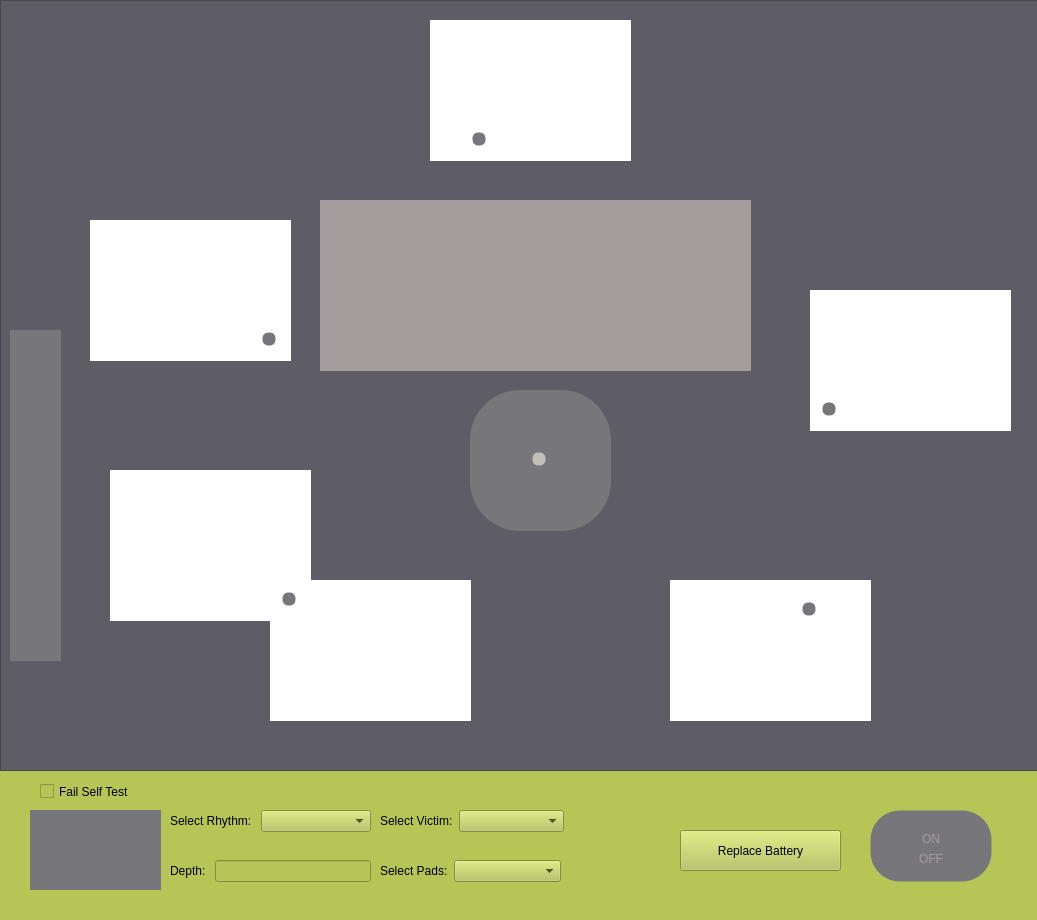
<?xml version="1.0" encoding="UTF-8"?>
<ui version="4.0">
 <class>MainWindow</class>
 <widget class="QMainWindow" name="MainWindow">
  <property name="geometry">
   <rect>
    <x>0</x>
    <y>0</y>
    <width>1037</width>
    <height>920</height>
   </rect>
  </property>
  <property name="windowTitle">
   <string>MainWindow</string>
  </property>
  <property name="styleSheet">
   <string notr="true">background-color: rgb(183, 197, 86);</string>
  </property>
  <widget class="QWidget" name="centralwidget">
   <widget class="QFrame" name="frame">
    <property name="geometry">
     <rect>
      <x>0</x>
      <y>0</y>
      <width>1041</width>
      <height>771</height>
     </rect>
    </property>
    <property name="styleSheet">
     <string notr="true">background-color: rgb(94, 92, 100);</string>
    </property>
    <property name="frameShape">
     <enum>QFrame::StyledPanel</enum>
    </property>
    <property name="frameShadow">
     <enum>QFrame::Raised</enum>
    </property>
    <widget class="QWidget" name="display" native="true">
     <property name="geometry">
      <rect>
       <x>320</x>
       <y>200</y>
       <width>431</width>
       <height>171</height>
      </rect>
     </property>
     <property name="styleSheet">
      <string notr="true">background-color: rgb(164, 157, 157);</string>
     </property>
     <widget class="QLabel" name="shock_count">
      <property name="geometry">
       <rect>
        <x>0</x>
        <y>0</y>
        <width>121</width>
        <height>16</height>
       </rect>
      </property>
      <property name="styleSheet">
       <string notr="true">font: 10pt &quot;Source Code Pro&quot;;</string>
      </property>
      <property name="text">
       <string/>
      </property>
     </widget>
     <widget class="QLabel" name="elapsed_time">
      <property name="geometry">
       <rect>
        <x>230</x>
        <y>0</y>
        <width>201</width>
        <height>20</height>
       </rect>
      </property>
      <property name="styleSheet">
       <string notr="true">font: 10pt &quot;Source Code Pro&quot;;</string>
      </property>
      <property name="text">
       <string/>
      </property>
      <property name="alignment">
       <set>Qt::AlignRight|Qt::AlignTrailing|Qt::AlignVCenter</set>
      </property>
     </widget>
     <widget class="QLabel" name="visual_prompt">
      <property name="geometry">
       <rect>
        <x>0</x>
        <y>130</y>
        <width>431</width>
        <height>41</height>
       </rect>
      </property>
      <property name="styleSheet">
       <string notr="true">font: 10pt &quot;Source Code Pro&quot;;</string>
      </property>
      <property name="text">
       <string/>
      </property>
      <property name="alignment">
       <set>Qt::AlignCenter</set>
      </property>
      <property name="wordWrap">
       <bool>true</bool>
      </property>
     </widget>
     <widget class="QLabel" name="rhythmImage">
      <property name="geometry">
       <rect>
        <x>1</x>
        <y>46</y>
        <width>431</width>
        <height>81</height>
       </rect>
      </property>
      <property name="minimumSize">
       <size>
        <width>431</width>
        <height>81</height>
       </size>
      </property>
      <property name="maximumSize">
       <size>
        <width>431</width>
        <height>81</height>
       </size>
      </property>
      <property name="text">
       <string/>
      </property>
     </widget>
     <widget class="QLabel" name="cpr_count">
      <property name="geometry">
       <rect>
        <x>0</x>
        <y>20</y>
        <width>121</width>
        <height>16</height>
       </rect>
      </property>
      <property name="styleSheet">
       <string notr="true">font: 10pt &quot;Source Code Pro&quot;;</string>
      </property>
      <property name="text">
       <string/>
      </property>
     </widget>
     <widget class="QLabel" name="batteryLabel">
      <property name="geometry">
       <rect>
        <x>120</x>
        <y>0</y>
        <width>171</width>
        <height>21</height>
       </rect>
      </property>
      <property name="text">
       <string/>
      </property>
      <property name="alignment">
       <set>Qt::AlignCenter</set>
      </property>
     </widget>
    </widget>
    <widget class="QWidget" name="connectors" native="true">
     <property name="geometry">
      <rect>
       <x>10</x>
       <y>330</y>
       <width>51</width>
       <height>331</height>
      </rect>
     </property>
     <property name="styleSheet">
      <string notr="true">background-color: rgb(119, 118, 123);</string>
     </property>
    </widget>
    <widget class="QLabel" name="analyzing">
     <property name="geometry">
      <rect>
       <x>670</x>
       <y>580</y>
       <width>201</width>
       <height>141</height>
      </rect>
     </property>
     <property name="styleSheet">
      <string notr="true">background-color: rgb(255, 255, 255);</string>
     </property>
     <property name="text">
      <string/>
     </property>
     <property name="pixmap">
      <pixmap resource="resources.qrc">:/images/images/analyzing.png</pixmap>
     </property>
     <property name="scaledContents">
      <bool>true</bool>
     </property>
    </widget>
    <widget class="QLabel" name="responsiveness_2">
     <property name="geometry">
      <rect>
       <x>90</x>
       <y>220</y>
       <width>201</width>
       <height>141</height>
      </rect>
     </property>
     <property name="styleSheet">
      <string notr="true">background-color: rgb(255, 255, 255);</string>
     </property>
     <property name="text">
      <string/>
     </property>
     <property name="pixmap">
      <pixmap resource="resources.qrc">:/images/images/responsiveness.png</pixmap>
     </property>
     <property name="scaledContents">
      <bool>true</bool>
     </property>
    </widget>
    <widget class="QLabel" name="call_for_help">
     <property name="geometry">
      <rect>
       <x>430</x>
       <y>20</y>
       <width>201</width>
       <height>141</height>
      </rect>
     </property>
     <property name="styleSheet">
      <string notr="true">background-color: rgb(255, 255, 255);</string>
     </property>
     <property name="text">
      <string/>
     </property>
     <property name="pixmap">
      <pixmap resource="resources.qrc">:/images/images/call_for_help.png</pixmap>
     </property>
     <property name="scaledContents">
      <bool>true</bool>
     </property>
    </widget>
    <widget class="QLabel" name="attach_defibs">
     <property name="geometry">
      <rect>
       <x>810</x>
       <y>290</y>
       <width>201</width>
       <height>141</height>
      </rect>
     </property>
     <property name="styleSheet">
      <string notr="true">background-color: rgb(255, 255, 255);</string>
     </property>
     <property name="text">
      <string/>
     </property>
     <property name="pixmap">
      <pixmap resource="resources.qrc">:/images/images/attach_defibs.png</pixmap>
     </property>
     <property name="scaledContents">
      <bool>true</bool>
     </property>
    </widget>
    <widget class="QLabel" name="cpr_img_2">
     <property name="geometry">
      <rect>
       <x>270</x>
       <y>580</y>
       <width>201</width>
       <height>141</height>
      </rect>
     </property>
     <property name="styleSheet">
      <string notr="true">background-color: rgb(255, 255, 255);</string>
     </property>
     <property name="text">
      <string/>
     </property>
     <property name="pixmap">
      <pixmap resource="resources.qrc">:/images/images/cpr_1.png</pixmap>
     </property>
     <property name="scaledContents">
      <bool>true</bool>
     </property>
    </widget>
    <widget class="QLabel" name="cpr_img">
     <property name="geometry">
      <rect>
       <x>110</x>
       <y>470</y>
       <width>201</width>
       <height>151</height>
      </rect>
     </property>
     <property name="styleSheet">
      <string notr="true">background-color: rgb(255, 255, 255);</string>
     </property>
     <property name="text">
      <string/>
     </property>
     <property name="pixmap">
      <pixmap resource="resources.qrc">:/images/images/cpr_2.png</pixmap>
     </property>
     <property name="scaledContents">
      <bool>true</bool>
     </property>
    </widget>
    <widget class="QWidget" name="responsiveness_indicator" native="true">
     <property name="geometry">
      <rect>
       <x>260</x>
       <y>330</y>
       <width>18</width>
       <height>18</height>
      </rect>
     </property>
     <property name="styleSheet">
      <string notr="true">background-color: rgb(119, 118, 123);
border-style: solid;
border-width: 5px;
border-radius: 8px;
max-width: 8px;
max-height: 8px;
min-width: 8px;
min-height: 8px;</string>
     </property>
    </widget>
    <widget class="QWidget" name="help_indicator" native="true">
     <property name="geometry">
      <rect>
       <x>470</x>
       <y>130</y>
       <width>18</width>
       <height>18</height>
      </rect>
     </property>
     <property name="styleSheet">
      <string notr="true">background-color: rgb(119, 118, 123);
border-style: solid;
border-width: 5px;
border-radius: 8px;
max-width: 8px;
max-height: 8px;
min-width: 8px;
min-height: 8px;</string>
     </property>
    </widget>
    <widget class="QWidget" name="defibs_indicator" native="true">
     <property name="geometry">
      <rect>
       <x>820</x>
       <y>400</y>
       <width>18</width>
       <height>18</height>
      </rect>
     </property>
     <property name="styleSheet">
      <string notr="true">background-color: rgb(119, 118, 123);
border-style: solid;
border-width: 5px;
border-radius: 8px;
max-width: 8px;
max-height: 8px;
min-width: 8px;
min-height: 8px;</string>
     </property>
    </widget>
    <widget class="QWidget" name="analyzing_indicator" native="true">
     <property name="geometry">
      <rect>
       <x>800</x>
       <y>600</y>
       <width>18</width>
       <height>18</height>
      </rect>
     </property>
     <property name="styleSheet">
      <string notr="true">background-color: rgb(119, 118, 123);
border-style: solid;
border-width: 5px;
border-radius: 8px;
max-width: 8px;
max-height: 8px;
min-width: 8px;
min-height: 8px;</string>
     </property>
    </widget>
    <widget class="QWidget" name="cpr_indicator" native="true">
     <property name="geometry">
      <rect>
       <x>280</x>
       <y>590</y>
       <width>18</width>
       <height>18</height>
      </rect>
     </property>
     <property name="styleSheet">
      <string notr="true">background-color: rgb(119, 118, 123);
border-style: solid;
border-width: 5px;
border-radius: 8px;
max-width: 8px;
max-height: 8px;
min-width: 8px;
min-height: 8px;</string>
     </property>
    </widget>
    <widget class="QLabel" name="label">
     <property name="geometry">
      <rect>
       <x>470</x>
       <y>390</y>
       <width>141</width>
       <height>141</height>
      </rect>
     </property>
     <property name="styleSheet">
      <string notr="true">border-radius: 50%;
background-color: rgb(119, 118, 123);
border: 2px;
width: 50px;
height: 50px;</string>
     </property>
     <property name="text">
      <string/>
     </property>
    </widget>
    <widget class="QWidget" name="shock_indicator" native="true">
     <property name="geometry">
      <rect>
       <x>530</x>
       <y>450</y>
       <width>18</width>
       <height>18</height>
      </rect>
     </property>
     <property name="styleSheet">
      <string notr="true">background-color: rgb(192, 191, 188);
border-style: solid;
border-width: 5px;
border-radius: 8px;
max-width: 8px;
max-height: 8px;
min-width: 8px;
min-height: 8px;</string>
     </property>
    </widget>
    <widget class="QLabel" name="heart_label_discharged">
     <property name="enabled">
      <bool>true</bool>
     </property>
     <property name="geometry">
      <rect>
       <x>490</x>
       <y>410</y>
       <width>101</width>
       <height>111</height>
      </rect>
     </property>
     <property name="styleSheet">
      <string notr="true">background-color: rgb(119, 118, 123);</string>
     </property>
     <property name="text">
      <string/>
     </property>
     <property name="pixmap">
      <pixmap resource="resources.qrc">:/images/images/grayed_out_heart.png</pixmap>
     </property>
     <property name="scaledContents">
      <bool>true</bool>
     </property>
    </widget>
    <widget class="QLabel" name="heart_label">
     <property name="enabled">
      <bool>true</bool>
     </property>
     <property name="geometry">
      <rect>
       <x>490</x>
       <y>410</y>
       <width>101</width>
       <height>111</height>
      </rect>
     </property>
     <property name="styleSheet">
      <string notr="true">background-color: rgb(119, 118, 123);</string>
     </property>
     <property name="text">
      <string/>
     </property>
     <property name="pixmap">
      <pixmap resource="resources.qrc">:/images/images/heart.png</pixmap>
     </property>
     <property name="scaledContents">
      <bool>true</bool>
     </property>
    </widget>
    <zorder>display</zorder>
    <zorder>connectors</zorder>
    <zorder>analyzing</zorder>
    <zorder>responsiveness_2</zorder>
    <zorder>call_for_help</zorder>
    <zorder>attach_defibs</zorder>
    <zorder>cpr_img</zorder>
    <zorder>responsiveness_indicator</zorder>
    <zorder>help_indicator</zorder>
    <zorder>defibs_indicator</zorder>
    <zorder>analyzing_indicator</zorder>
    <zorder>cpr_img_2</zorder>
    <zorder>cpr_indicator</zorder>
    <zorder>label</zorder>
    <zorder>heart_label_discharged</zorder>
    <zorder>heart_label</zorder>
    <zorder>shock_indicator</zorder>
   </widget>
   <widget class="QPushButton" name="power_button">
    <property name="geometry">
     <rect>
      <x>870</x>
      <y>810</y>
      <width>122</width>
      <height>72</height>
     </rect>
    </property>
    <property name="styleSheet">
     <string notr="true">background-color: rgb(119, 118, 123);
border-style: solid;
border-width: 1px;
border-radius: 30px;
max-width: 120px;
max-height: 70px;
min-width: 120px;
min-height: 70px;
</string>
    </property>
    <property name="text">
     <string/>
    </property>
   </widget>
   <widget class="QWidget" name="status_indicator" native="true">
    <property name="geometry">
     <rect>
      <x>30</x>
      <y>810</y>
      <width>131</width>
      <height>80</height>
     </rect>
    </property>
    <property name="styleSheet">
     <string notr="true">background-color: rgb(119, 118, 123);</string>
    </property>
    <widget class="QLabel" name="disabled_pass">
     <property name="geometry">
      <rect>
       <x>0</x>
       <y>0</y>
       <width>62</width>
       <height>81</height>
      </rect>
     </property>
     <property name="text">
      <string/>
     </property>
     <property name="pixmap">
      <pixmap resource="resources.qrc">:/images/images/grayed_out_check.png</pixmap>
     </property>
     <property name="scaledContents">
      <bool>true</bool>
     </property>
    </widget>
    <widget class="QLabel" name="pass_label">
     <property name="enabled">
      <bool>true</bool>
     </property>
     <property name="geometry">
      <rect>
       <x>0</x>
       <y>0</y>
       <width>62</width>
       <height>81</height>
      </rect>
     </property>
     <property name="text">
      <string/>
     </property>
     <property name="pixmap">
      <pixmap resource="resources.qrc">:/images/images/check.png</pixmap>
     </property>
     <property name="scaledContents">
      <bool>true</bool>
     </property>
    </widget>
    <widget class="QLabel" name="disabled_failed">
     <property name="geometry">
      <rect>
       <x>70</x>
       <y>0</y>
       <width>61</width>
       <height>81</height>
      </rect>
     </property>
     <property name="text">
      <string/>
     </property>
     <property name="pixmap">
      <pixmap resource="resources.qrc">:/images/images/grayed_out_x.png</pixmap>
     </property>
     <property name="scaledContents">
      <bool>true</bool>
     </property>
    </widget>
    <widget class="QLabel" name="failed_label">
     <property name="enabled">
      <bool>true</bool>
     </property>
     <property name="geometry">
      <rect>
       <x>70</x>
       <y>0</y>
       <width>61</width>
       <height>81</height>
      </rect>
     </property>
     <property name="text">
      <string/>
     </property>
     <property name="pixmap">
      <pixmap resource="resources.qrc">:/images/images/x.png</pixmap>
     </property>
     <property name="scaledContents">
      <bool>true</bool>
     </property>
    </widget>
   </widget>
   <widget class="QLabel" name="on_label">
    <property name="enabled">
     <bool>false</bool>
    </property>
    <property name="geometry">
     <rect>
      <x>900</x>
      <y>830</y>
      <width>62</width>
      <height>17</height>
     </rect>
    </property>
    <property name="contextMenuPolicy">
     <enum>Qt::NoContextMenu</enum>
    </property>
    <property name="styleSheet">
     <string notr="true">background-color: rgb(119, 118, 123);
font: 75 15pt &quot;DejaVu Sans&quot;;
color: rgb(164, 157, 157);</string>
    </property>
    <property name="text">
     <string>ON</string>
    </property>
    <property name="alignment">
     <set>Qt::AlignCenter</set>
    </property>
   </widget>
   <widget class="QLabel" name="off_label">
    <property name="enabled">
     <bool>false</bool>
    </property>
    <property name="geometry">
     <rect>
      <x>900</x>
      <y>850</y>
      <width>62</width>
      <height>17</height>
     </rect>
    </property>
    <property name="styleSheet">
     <string notr="true">background-color: rgb(119, 118, 123);
font: 75 15pt &quot;DejaVu Sans&quot;;
color: rgb(164, 157, 157);</string>
    </property>
    <property name="text">
     <string>OFF</string>
    </property>
    <property name="alignment">
     <set>Qt::AlignCenter</set>
    </property>
   </widget>
   <widget class="QWidget" name="formLayoutWidget">
    <property name="geometry">
     <rect>
      <x>170</x>
      <y>810</y>
      <width>201</width>
      <height>31</height>
     </rect>
    </property>
    <layout class="QFormLayout" name="formLayoutRhythm">
     <item row="0" column="0">
      <widget class="QLabel" name="comboLabel">
       <property name="text">
        <string>Select Rhythm: </string>
       </property>
      </widget>
     </item>
     <item row="0" column="1">
      <widget class="QComboBox" name="rhythmcomboBox"/>
     </item>
    </layout>
   </widget>
   <widget class="QWidget" name="formLayoutWidget_2">
    <property name="geometry">
     <rect>
      <x>170</x>
      <y>860</y>
      <width>201</width>
      <height>31</height>
     </rect>
    </property>
    <layout class="QFormLayout" name="formLayout">
     <item row="0" column="1">
      <widget class="QLineEdit" name="depthBox"/>
     </item>
     <item row="0" column="0">
      <widget class="QLabel" name="depthLabel">
       <property name="text">
        <string>Depth: </string>
       </property>
      </widget>
     </item>
    </layout>
   </widget>
   <widget class="QWidget" name="formLayoutWidget_3">
    <property name="geometry">
     <rect>
      <x>380</x>
      <y>810</y>
      <width>184</width>
      <height>31</height>
     </rect>
    </property>
    <layout class="QFormLayout" name="formLayoutVictim">
     <item row="0" column="0">
      <widget class="QLabel" name="comboLabel_2">
       <property name="text">
        <string>Select Victim:</string>
       </property>
      </widget>
     </item>
     <item row="0" column="1">
      <widget class="QComboBox" name="VictimChoice"/>
     </item>
    </layout>
   </widget>
   <widget class="QWidget" name="formLayoutWidget_4">
    <property name="geometry">
     <rect>
      <x>380</x>
      <y>860</y>
      <width>181</width>
      <height>31</height>
     </rect>
    </property>
    <layout class="QFormLayout" name="formLayoutPads">
     <item row="0" column="0">
      <widget class="QLabel" name="comboLabel_3">
       <property name="text">
        <string>Select Pads:</string>
       </property>
      </widget>
     </item>
     <item row="0" column="1">
      <widget class="QComboBox" name="PadsChoice"/>
     </item>
    </layout>
   </widget>
   <widget class="QCheckBox" name="self_test">
    <property name="geometry">
     <rect>
      <x>40</x>
      <y>780</y>
      <width>111</width>
      <height>23</height>
     </rect>
    </property>
    <property name="text">
     <string>Fail Self Test</string>
    </property>
   </widget>
   <widget class="QPushButton" name="batteryButton">
    <property name="geometry">
     <rect>
      <x>680</x>
      <y>830</y>
      <width>161</width>
      <height>41</height>
     </rect>
    </property>
    <property name="text">
     <string>Replace Battery</string>
    </property>
   </widget>
   <zorder>frame</zorder>
   <zorder>power_button</zorder>
   <zorder>status_indicator</zorder>
   <zorder>off_label</zorder>
   <zorder>on_label</zorder>
   <zorder>formLayoutWidget</zorder>
   <zorder>formLayoutWidget_2</zorder>
   <zorder>formLayoutWidget_3</zorder>
   <zorder>formLayoutWidget_4</zorder>
   <zorder>self_test</zorder>
   <zorder>batteryButton</zorder>
  </widget>
  <widget class="QStatusBar" name="statusbar"/>
 </widget>
 <resources>
  <include location="resources.qrc"/>
 </resources>
 <connections/>
</ui>
